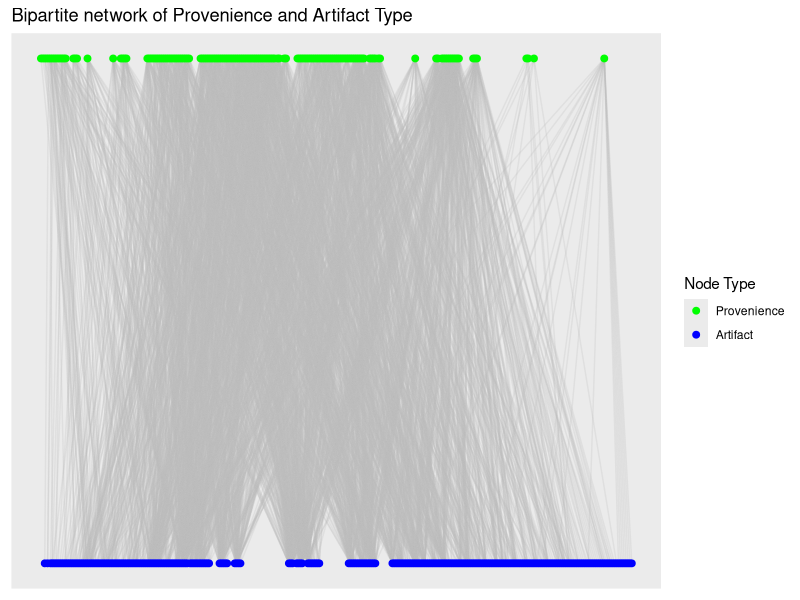
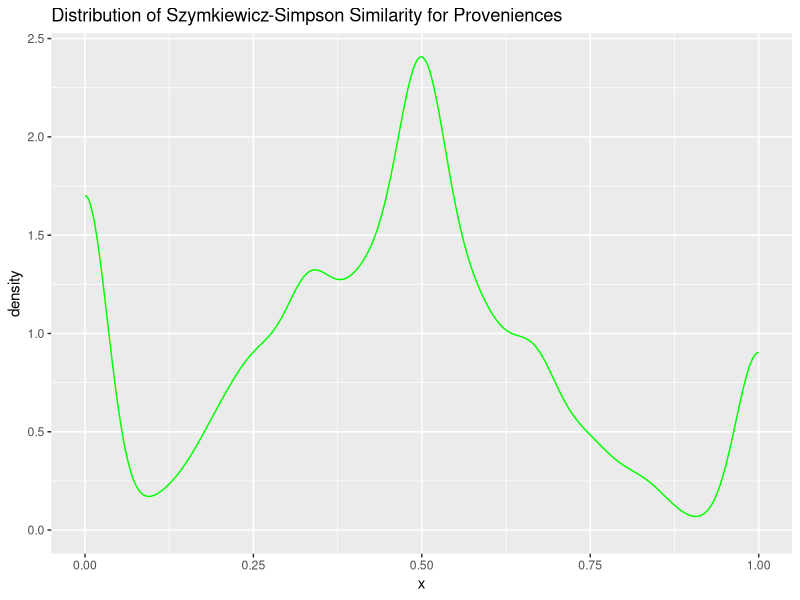
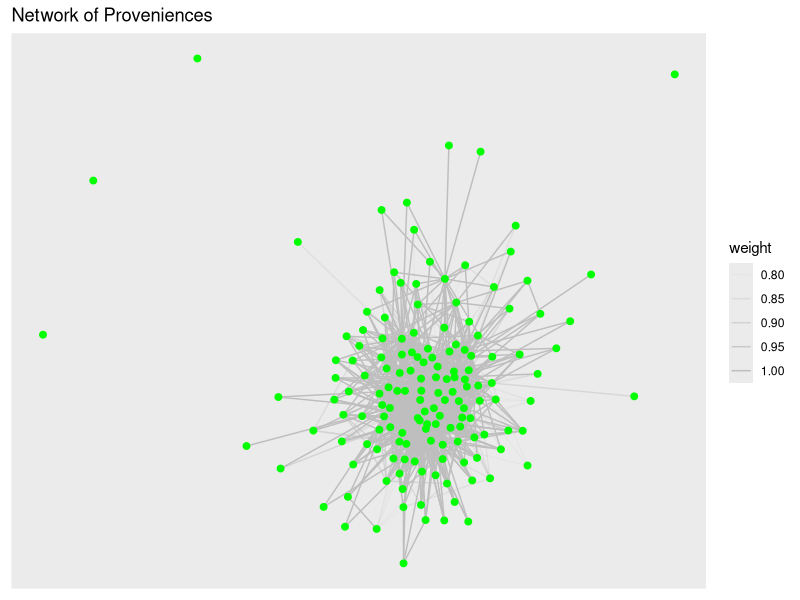
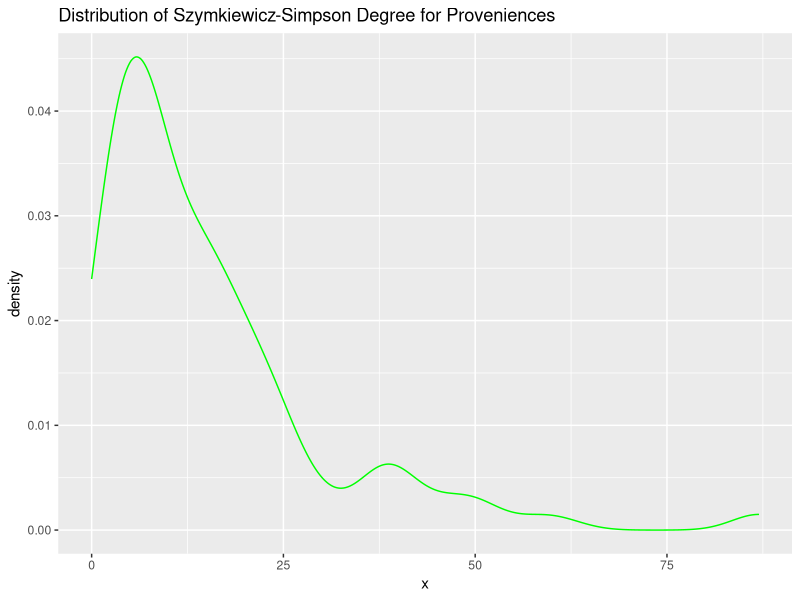
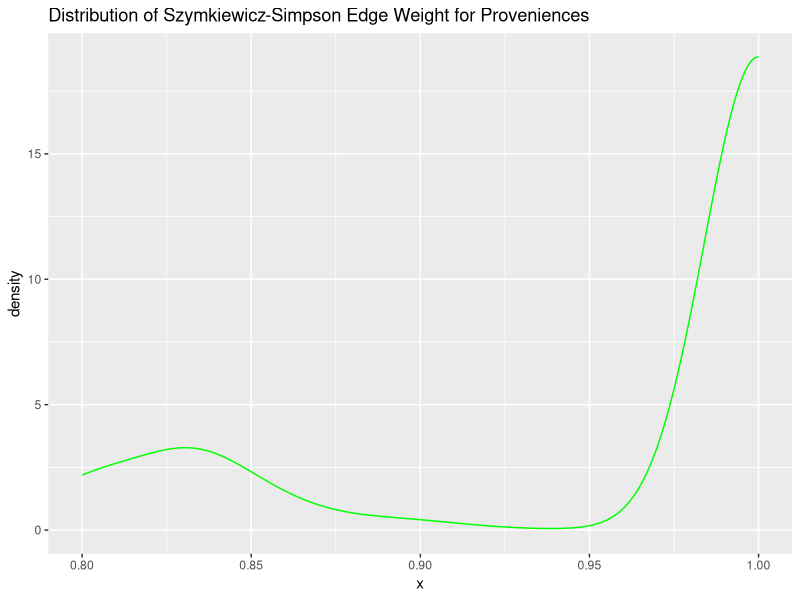
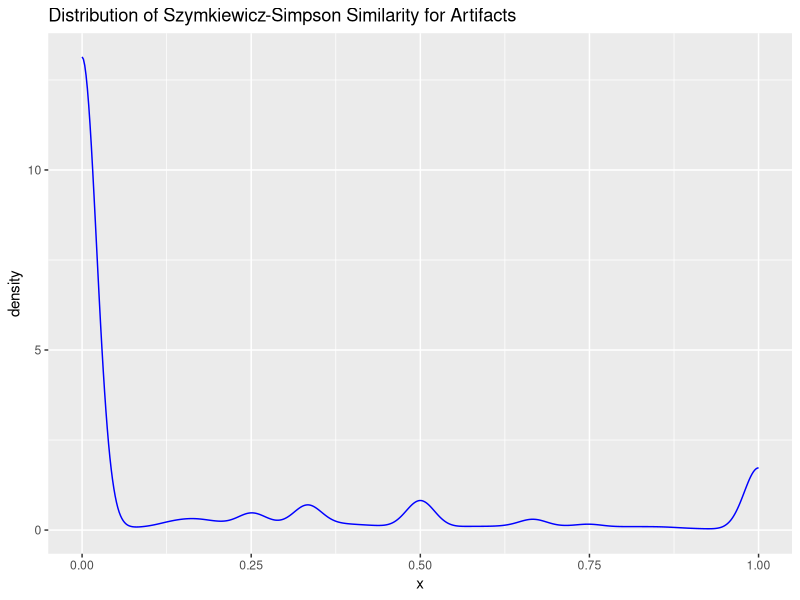
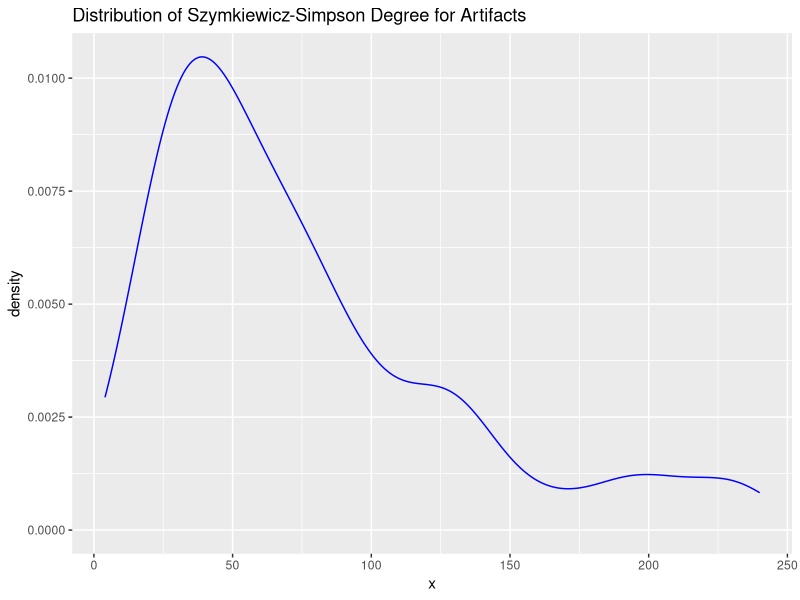
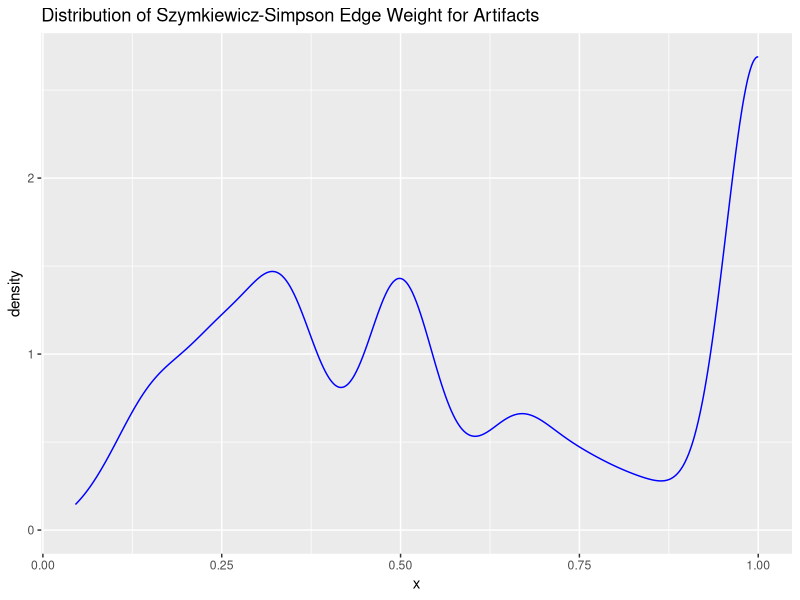

Recreate these plots in R, in order.

require(tidyverse)
require(igraph)
require(ggraph)

# Import data from file ---------------------------------------------------

dat <- read_csv("Catalog_SiteA.csv",
                col_select = c(LEVEL_ID, CODE))

# Create un-weighted bipartite graph --------------------------------------

g_assemblages_bpg <-
  graph_from_data_frame(unique.data.frame(select(dat, LEVEL_ID, CODE)),
                        directed = FALSE)

V(g_assemblages_bpg)$type <-
  bipartite_mapping(g_assemblages_bpg)$type

g_assemblages_bpg_layout <-
  g_assemblages_bpg %>% layout_as_bipartite()

g_assemblages_bpg %>%
  ggraph(layout = g_assemblages_bpg_layout) +
  geom_edge_link(color = "gray", alpha = 0.25) +
  geom_node_point(aes(color = type), size = 2) +
  scale_color_manual(
    values = c("green", "blue"),
    name = "Node Type",
    breaks = c(FALSE, TRUE),
    labels = c("Provenience", "Artifact")
  ) +
  ggtitle("Bipartite network of Provenience and Artifact Type")


# Create incidence matrix from bipartite graph -----------------------------

g_assemblages_bpg_inc <- as_incidence_matrix(g_assemblages_bpg)

# Project one-mode graphs with igraph --------------------------------------

g_assemblages_proj <-
  bipartite_projection(g_assemblages_bpg, multiplicity = TRUE)

g_assemblages_proj_prov <- g_assemblages_proj$proj1

g_assemblages_proj_artifact <- g_assemblages_proj$proj2

# g_assemblages_proj_prov %>%
#   ggraph(layout = "fr") +
#   geom_edge_link(color = "gray", aes(alpha = weight)) +
#   geom_node_point(color = "green", size = 2) +
#   ggtitle("Network of Proveniences")
# 
# g_assemblages_proj_artifact %>%
#   ggraph(layout = "fr") +
#   geom_edge_link(color = "gray", aes(alpha = weight)) +
#   geom_node_point(color = "blue", size = 2) +
#   ggtitle("Network of Artifact Types")


# Project one-mode graphs, Szymkiewicz-Simpson -----------------------------

overlap_coef_bin <- function(x) {
  # Calculate the pairwise sums of non-zero matrix elements to find the number
  # of intersecting elements between each input column
  bin_intersect_mat <- t(x) %*% x
  
  # Calculate the input column sums to find the individual size of each set
  col_sum <- apply(x, 2, function(xx)
    sum(xx != 0))
  
  # Find the smaller of each pair of sets by taking the matrix outer minimum
  min_set_size_mat <- outer(col_sum, col_sum, FUN = pmin)
  
  # Szymkiewicz-Simpson overlap coefficient is the pairwise intersection of two
  # sets divided by the size of the smaller set
  res <- bin_intersect_mat / min_set_size_mat
  
  # Set diagonal to identity
  diag(res) <- 1L
  
  # Assign input column names to rows and columns of return matrix
  dimnames(res) <- list(colnames(x), colnames(x))
  
  return(res)
}


## Project provenience -----------------------------------------------------

prov_adj_ssoc <- overlap_coef_bin(t(g_assemblages_bpg_inc))

prov_ssoc_vals <-
  prov_adj_ssoc[lower.tri(prov_adj_ssoc, diag = FALSE)]

ggplot(data = data.frame(x = c(prov_ssoc_vals)), aes(x = x)) +
  geom_density(color = "green") +
  ggtitle("Distribution of Szymkiewicz-Simpson Similarity for Proveniences")

g_assemblages_proj_prov_oc <-
  graph_from_adjacency_matrix(ifelse(prov_adj_ssoc < 0.8, 0, prov_adj_ssoc),
                              mode = "undirected",
                              weighted = TRUE,
                              diag = FALSE)

g_assemblages_proj_prov_oc %>%
  ggraph(layout = "fr") +
  geom_edge_link(color = "gray", aes(alpha = weight)) +
  geom_node_point(color = "green", size = 2) +
  ggtitle("Network of Proveniences")

ggplot(data = data.frame(x = degree(g_assemblages_proj_prov_oc)), aes(x = x)) +
  geom_density(color = "green") +
  ggtitle("Distribution of Szymkiewicz-Simpson Degree for Proveniences")

ggplot(data = data.frame(x = E(g_assemblages_proj_prov_oc)$weight), aes(x = x)) +
  geom_density(color = "green") +
  ggtitle("Distribution of Szymkiewicz-Simpson Edge Weight for Proveniences")


## Project artifact types --------------------------------------------------

artifact_adj_ssoc <- overlap_coef_bin(g_assemblages_bpg_inc)

artifact_ssoc_vals <-
  artifact_adj_ssoc[lower.tri(artifact_adj_ssoc, diag = FALSE)]

ggplot(data = data.frame(x = c(artifact_ssoc_vals)), aes(x = x)) +
  geom_density(color = "blue") +
  ggtitle("Distribution of Szymkiewicz-Simpson Similarity for Artifacts")

g_assemblages_proj_artifact_oc <-
  graph_from_adjacency_matrix(
    artifact_adj_ssoc,
    mode = "undirected",
    weighted = TRUE,
    diag = FALSE
  )

# g_assemblages_proj_artifact_oc %>%
#   ggraph(layout = "kk") +
#   geom_edge_link(color = "gray", aes(alpha = weight)) +
#   geom_node_point(color = "blue", size = 2) +
#   ggtitle("Network of Artifacts")

ggplot(data = data.frame(x = degree(g_assemblages_proj_artifact_oc)), aes(x = x)) +
  geom_density(color = "blue") +
  ggtitle("Distribution of Szymkiewicz-Simpson Degree for Artifacts")

ggplot(data = data.frame(x = E(g_assemblages_proj_artifact_oc)$weight), aes(x = x)) +
  geom_density(color = "blue") +
  ggtitle("Distribution of Szymkiewicz-Simpson Edge Weight for Artifacts")


# Project one-mode graphs, Sorenson-Dice -----------------------------------

soren_dice_sim_bin <- function(x) {
  # Calculate the pairwise sums of non-zero matrix elements to find the number
  # of intersecting elements between each input column
  bin_intersect_mat <- t(x) %*% x
  
  # Calculate the input column sums, to find the individual size of each set
  col_sum <- apply(x, 2, function(xx)
    sum(xx != 0))
  
  # Calculate the matrix outer sums for pairwise sum of set sizes
  set_size_sum_mat <- outer(col_sum, col_sum, FUN = "+")
  
  # Sorenson-Dice index is twice the size of the intersection divided by the
  # sum of the size for each set
  res <- (2 * bin_intersect_mat) / set_size_sum_mat
  
  # Set diagonal to identity
  diag(res) <- 1L
  
  # Assign input column names to rows and columns of return matrix
  dimnames(res) <- list(colnames(x), colnames(x))
  return(res)
  
}

## Project provenience -----------------------------------------------------

prov_adj_sd <- soren_dice_sim_bin(t(g_assemblages_bpg_inc))

prov_sd_vals <-
  prov_adj_sd[lower.tri(prov_adj_sd, diag = FALSE)]

ggplot(data = data.frame(x = prov_sd_vals), aes(x = x)) +
  geom_density(color = "green") +
  ggtitle("Distribution of Sorenson-Dice Similarity for Provenience")

g_assemblages_proj_prov_sd <-
  graph_from_adjacency_matrix(prov_adj_sd,
                              mode = "undirected",
                              weighted = TRUE,
                              diag = FALSE)


# g_assemblages_proj_prov_sd <-
#   graph_from_adjacency_matrix(ifelse(prov_adj_sd < 0.439, 0, prov_adj_sd),
#                               mode = "undirected",
#                               weighted = TRUE,
#                               diag = FALSE)

g_assemblages_proj_prov_sd %>%
  ggraph(layout = "kk") +
  geom_edge_link(color = "gray", aes(alpha = weight)) +
  geom_node_point(color = "green", size = 2) +
  ggtitle("Network of Proveniences")

data.frame(x = degree(g_assemblages_proj_prov_sd)) %>% filter(x > 0) %>% 
  ggplot(aes(x = x)) +
  geom_histogram(color = "gray", fill = "green", bins = 20)

ggplot(data = data.frame(x = degree(g_assemblages_proj_prov_sd)), aes(x = x)) +
  geom_density(color = "green") +
  ggtitle("Distribution of Sorenson-Dice Degree for Proveniences")

ggplot(data = data.frame(x = E(g_assemblages_proj_prov_sd)$weight), aes(x = x)) +
  geom_density(color = "green") +
  ggtitle("Distribution of Sorenson-Dice Edge Weight for Proveniences")


## Project artifact types --------------------------------------------------

artifact_adj_sd <- soren_dice_sim_bin(g_assemblages_bpg_inc)

artifact_sd_vals <-
  artifact_adj_sd[lower.tri(artifact_adj_sd, diag = FALSE)]

ggplot(data = data.frame(x = artifact_sd_vals), aes(x = x)) +
  geom_density(color = "blue") +
  ggtitle("Distribution of Sorenson-Dice Similarity for Artifacts")

g_assemblages_proj_artifact_sd <-
  graph_from_adjacency_matrix(artifact_adj_sd,
                              mode = "undirected",
                              weighted = TRUE,
                              diag = FALSE)

# g_assemblages_artifact_prov_sd %>%
#   ggraph(layout = "kk") +
#   geom_edge_link(color = "gray", aes(alpha = weight)) +
#   geom_node_point(color = "green", size = 2) +
#   ggtitle("Network of Artifacts")

ggplot(data = data.frame(x = degree(g_assemblages_proj_artifact_sd)), aes(x = x)) +
  geom_density(color = "blue") +
  ggtitle("Distribution of Sorenson-Dice Degree for Artifacts")

data.frame(x = degree(g_assemblages_proj_artifact_sd)) %>% 
  ggplot(aes(x = x)) +
  geom_histogram(color = "gray", fill = "blue", bins = 20)


ggplot(data = data.frame(x = E(g_assemblages_proj_artifact_sd)$weight), aes(x = x)) +
  geom_density(color = "blue") +
  ggtitle("Distribution of Sorenson-Dice Edge Weight for Artifacts")


# Project one-mode graphs, Jaccard ----------------------------------------

jaccard_sim_bin <- function(x) {
  # Calculate the pairwise sums of non-zero matrix elements to find the number
  # of intersecting elements between each input column
  bin_intersect_mat <- t(x) %*% x
  
  # Calculate the input column sums to find the individual size of each set
  x_col_sum <- apply(x, 2, function(xx)
    sum(xx != 0))
  
  # Calculate the matrix outer sums for pairwise sum of set sizes
  set_size_sum_mat <- outer(x_col_sum, x_col_sum, FUN = "+")
  
  # Jaccard index is intersection of set sizes over the size of the union of
  # sets
  res <- bin_intersect_mat / (set_size_sum_mat - bin_intersect_mat)
  
  # Set diagonal to identity
  diag(res) <- 1L
  
  # Assign input column names to rows and columns of return matrix
  dimnames(res) <- list(colnames(x), colnames(x))
  
  return(res)
}

## Project provenience -----------------------------------------------------

prov_adj_jacc <- jaccard_sim_bin(t(g_assemblages_bpg_inc))

prov_jacc_vals <-
  prov_adj_jacc[lower.tri(prov_adj_jacc, diag = FALSE)]

ggplot(data = data.frame(x = prov_jacc_vals), aes(x = x)) +
  geom_density(color = "green") +
  ggtitle("Distribution of Jaccard Similarity for Provenience")

g_assemblages_proj_prov_jacc <-
  graph_from_adjacency_matrix(ifelse(prov_adj_jacc <0.281, 0, prov_adj_jacc),
                              mode = "undirected",
                              weighted = TRUE,
                              diag = FALSE)

g_assemblages_proj_prov_jacc %>%
  ggraph(layout = "kk") +
  geom_edge_link(color = "gray", aes(alpha = weight)) +
  geom_node_point(color = "green", size = 2) +
  ggtitle("Network of Proveniences")

ggplot(data = data.frame(x = degree(g_assemblages_proj_prov_jacc)), aes(x = x)) +
  geom_density(color = "green") +
  ggtitle("Distribution of Jaccard Degree for Proveniences")

ggplot(data = data.frame(x = E(g_assemblages_proj_prov_jacc)$weight), aes(x = x)) +
  geom_density(color = "green") +
  ggtitle("Distribution of Jaccard Edge Weight for Proveniences")


## Project artifact types --------------------------------------------------

artifact_adj_jacc <- jaccard_sim_bin(g_assemblages_bpg_inc)

artifact_jacc_vals <-
  artifact_adj_jacc[lower.tri(artifact_adj_jacc, diag = FALSE)]

ggplot(data = data.frame(x = artifact_jacc_vals), aes(x = x)) +
  geom_density(color = "blue") +
  ggtitle("Distribution of Jaccard Similarity for Artifacts")

g_assemblages_proj_artifact_jacc <-
  graph_from_adjacency_matrix(
    artifact_adj_jacc,
    mode = "undirected",
    weighted = TRUE,
    diag = FALSE
  )

# g_assemblages_proj_prov_jacc %>%
#   ggraph(layout = "kk") +
#   geom_edge_link(color = "gray", aes(alpha = weight)) +
#   geom_node_point(color = "blue", size = 2) +
#   ggtitle("Network of Artifacts")

ggplot(data = data.frame(x = degree(g_assemblages_proj_artifact_jacc)), aes(x = x)) +
  geom_density(color = "blue") +
  ggtitle("Distribution of Jaccard Degree for Artifacts")

ggplot(data = data.frame(x = E(g_assemblages_proj_artifact_jacc)$weight), aes(x = x)) +
  geom_density(color = "blue") +
  ggtitle("Distribution of Jaccard Edge Weight for Artifacts")

# TOM Adjacency -----------------------------------------------------------

tom_adjacency_matrix <- function(adj_mat) {
  l_mat <- adj_mat %*% t(adj_mat)
  
  k_row <- rowSums(adj_mat)
  k_col <- colSums(adj_mat)
  k_min <- outer(k_row, k_col, FUN = pmin)
  
  tom_adj <- (l_mat + adj_mat) / (k_min + 1 - adj_mat)
  
  diag(tom_adj) <- 1
  
  dimnames(tom_adj) <- list(colnames(adj_mat), colnames(adj_mat))
  
  return(tom_adj)
}

## Provenience overlap matrix ----------------------------------------------



## Artifact type overlap matrix --------------------------------------------


# Distribution of sample sizes ---------------------------------------------

require(gridExtra)

grid.arrange(
  ggplot(
    data = data.frame(x = rowSums(g_assemblages_bpg_inc)), 
    aes(x = x)) +
    geom_histogram(color = "gray", fill = "green", bins = 20) +
    ggtitle("Artifact Types per Provenience"),
  
  ggplot(
    data = data.frame(x = colSums(g_assemblages_bpg_inc)), 
    aes(x = x)) +
    geom_histogram(color = "gray", fill = "blue", bins = 20) +
    ggtitle("Occurence per Artifact Type"),
  
  ncol = 2
)



# Comparing similarity measures -------------------------------------------

prov_sims <-
  data.frame(ssoc = prov_ssoc_vals, 
             jacc = prov_jacc_vals, 
             sd = prov_sd_vals)

prov_sims %>% stack() %>%
  # filter(values > 0) %>% # View non-zero entries
  ggplot(aes(x = values)) +
  geom_density(color = "green",
               alpha = 0.4) +
  facet_grid(ind ~ ., scales = "free")

prov_sims %>% stack() %>%
  filter(values > 0) %>%
  ggplot(aes(x = ind, y = values, fill = ind)) +
  geom_violin()

artifact_sims <-
  data.frame(ssoc = artifact_ssoc_vals, 
             jacc = artifact_jacc_vals, 
             sd = artifact_sd_vals)

artifact_sims %>% stack() %>% 
  # filter(values > 0) %>% # View non-zero entries
  ggplot(aes(x = values)) +
  geom_density(color = "blue",
               alpha = 0.4) + 
  facet_grid(ind ~ ., scales = "free")

artifact_sims %>% stack() %>%
  # filter(values > 0) %>%
  ggplot(aes(x = ind, y = values, fill = ind)) +
  geom_violin()



# Thresholding ------------------------------------------------------------



## Hard threshold ---------------------------------------------------------

signum_adj <- function(x, tau) {
  return(ifelse(x < tau, 0, 1))
}

## Soft threshold ---------------------------------------------------------
sigmoid <- function(x) {
  1.0 / (1.0 + exp(-x))
}





# Distribution examples ---------------------------------------------------

powerlaw_pdf <- function(x, gamma = 1){
  density <- x^(-gamma)
  return(density)
}

ggplot(data.frame(x = c(1,251)), aes(x = x)) + 
  stat_function(fun = powerlaw_pdf, args = list(gamma = 1), aes(color = "1")) + 
  stat_function(fun = powerlaw_pdf, args = list(gamma = 2), aes(color = "2")) + 
  stat_function(fun = powerlaw_pdf, args = list(gamma = 3), aes(color = "3")) + 
  stat_function(fun = powerlaw_pdf, args = list(gamma = 4), aes(color = "4")) + 
  stat_function(fun = powerlaw_pdf, args = list(gamma = 5), aes(color = "5")) +
  scale_y_continuous(trans="log10") + 
  labs(color="Gamma value")+
  ylab("log P(x)")
